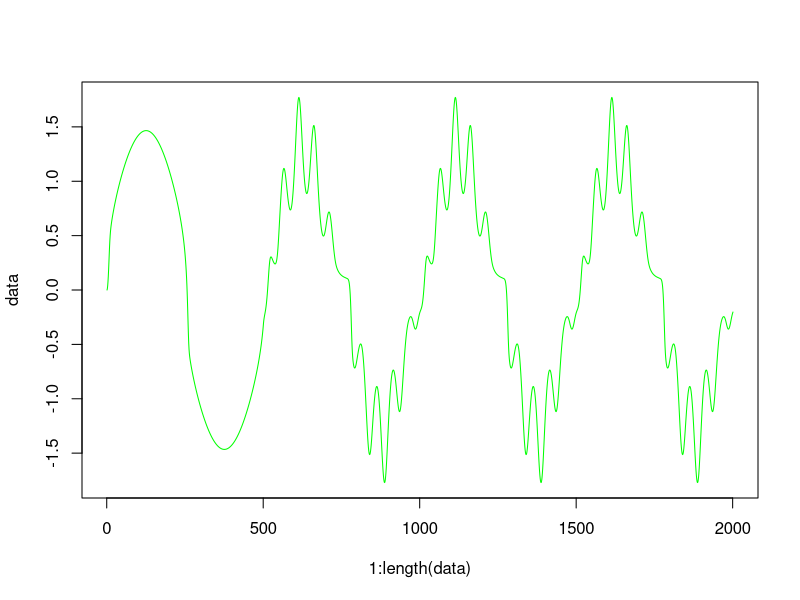

Write the R code that produced this figure.
f <- function(k) {
  if (k < 500) {
    return ((sin(pi*k/250)))^3
  } else {
    return (0.8*(sin(pi*k/250) + 0.2*sin(pi*k/25))^3)
  }
}

data <- rep(0, 2000)
for (k in 1 : 2000) {
  data[k+1] <- (data[k] / (1 + data[k]^2)) + f(k)
}

plot(1:length(data), data, type="l", col="green")

write(data, file = "Narendra1.txt", ncolumns = 1, append = FALSE, sep = " ")

#fd <- rep(0, length(data));
#for(k in 2 : length(data)) {
#  fd[k] <- data[k-1]
#}
#plot(fd, data, type="l", col="blue")